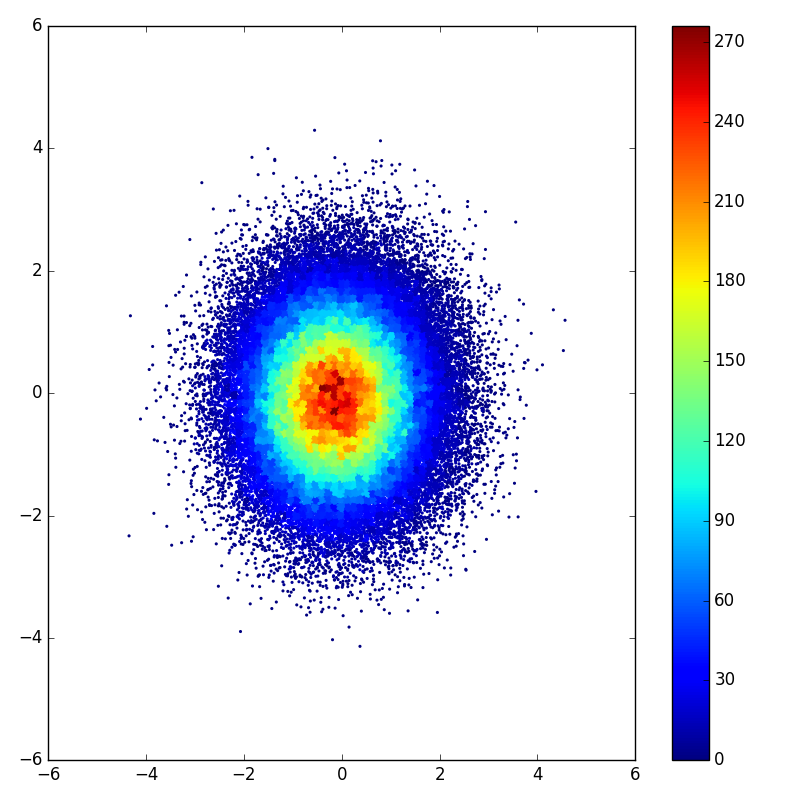

This figure's Python source:
#!/usr/bin/env python3
# -*- coding: utf-8 -*-

"""
Make a 2D histogram using scatter plots

See:

- http://jakevdp.github.io/mpl_tutorial/tutorial_pages/tut3.html
"""

import numpy as np
import matplotlib.pyplot as plt

# MAKE DATA ###################################################################

x, y = np.random.normal(size=(2, 100000))

# INIT FIGURE #################################################################

fig = plt.figure(figsize=(8.0, 8.0))
ax = fig.add_subplot(111)

# AX ##########################################################################

xbins = np.linspace(x.min(), x.max(), 70)
ybins = np.linspace(y.min(), y.max(), 70)

hist, xedges, yedges = np.histogram2d(x, y, bins=(xbins, ybins))

# See http://stackoverflow.com/questions/27156381/python-creating-a-2d-histogram-from-a-numpy-matrix

xidx = np.clip(np.digitize(x, xedges), 0, hist.shape[0]-1)
yidx = np.clip(np.digitize(y, yedges), 0, hist.shape[1]-1)
c = hist[xidx, yidx]

sc = ax.scatter(x, y,
                c=c,
                s=5,
                marker='o',
                #cmap='gnuplot2',
                linewidth=0,
                alpha=1)
fig.colorbar(sc, ax=ax)

# SHOW AND SAVE FILE ##########################################################

plt.tight_layout()

plt.savefig("hist2d_scatter_plot.png")
plt.show()
